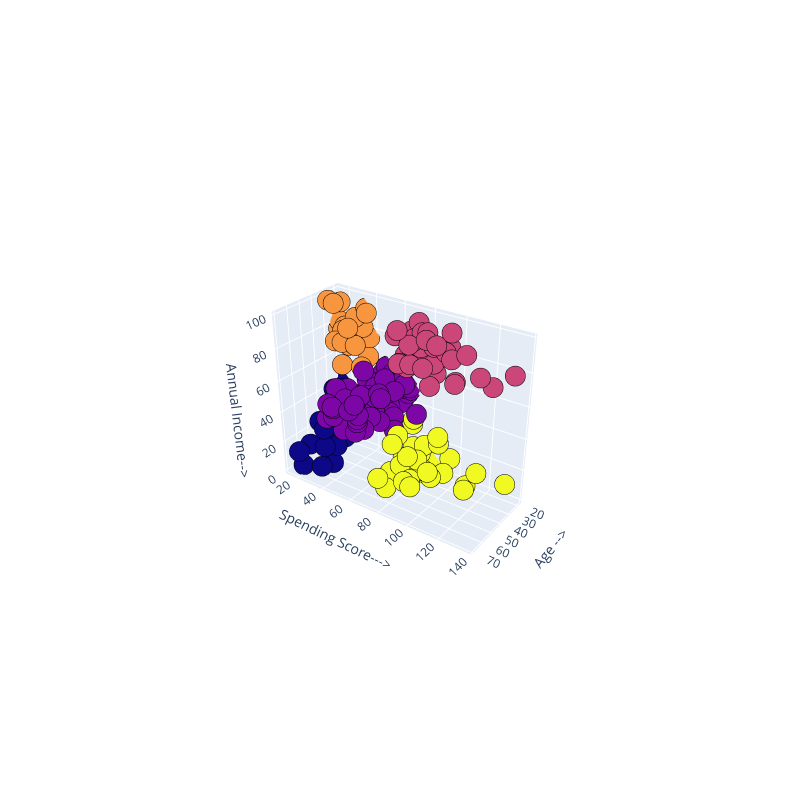

This figure's notebook cell:
### Markdown cell above
Es folgt die Visualisierung der Clusterlösung.

### Code cell
labels = km.labels_
trace = go.Scatter3d(x=x[:, 0], y=x[:, 1], z=x[:, 2], mode='markers',marker=dict(color = labels, size= 7, line=dict(color= 'black',width = 10)))
layout = go.Layout(margin=dict(l=0,r=0),scene = Scene,height = 800,width = 800)
data = [trace]
fig = go.Figure(data = data, layout = layout)
fig.show()

### Figure 1 — Plotly figure (JSON) as saved in the notebook; plotly's stock layout.template omitted (floating-point values rounded to 4 significant figures; data arrays with more than 128 entries replaced by an {"elided": "..."} marker saying what was removed)
{"data": [{"marker": {"color": {"elided": "200 int values"}, "line": {"color": "black", "width": 10}, "size": 7}, "mode": "markers", "type": "scatter3d", "x": {"elided": "200 int values"}, "y": {"elided": "200 int values"}, "z": {"elided": "200 int values"}}], "layout": {"height": 800, "margin": {"l": 0, "r": 0}, "scene": {"aspectmode": "auto", "aspectratio": {"x": 0.6093, "y": 1.429, "z": 1.148}, "camera": {"center": {"x": 0, "y": 0, "z": 0}, "eye": {"x": 3.246, "y": 2.305, "z": 2.224}, "projection": {"type": "perspective"}, "up": {"x": 0, "y": 0, "z": 1}}, "xaxis": {"title": {"text": "Age -->"}, "type": "linear"}, "yaxis": {"title": {"text": "Spending Score--->"}, "type": "linear"}, "zaxis": {"title": {"text": "Annual Income-->"}, "type": "linear"}}, "width": 800}}
